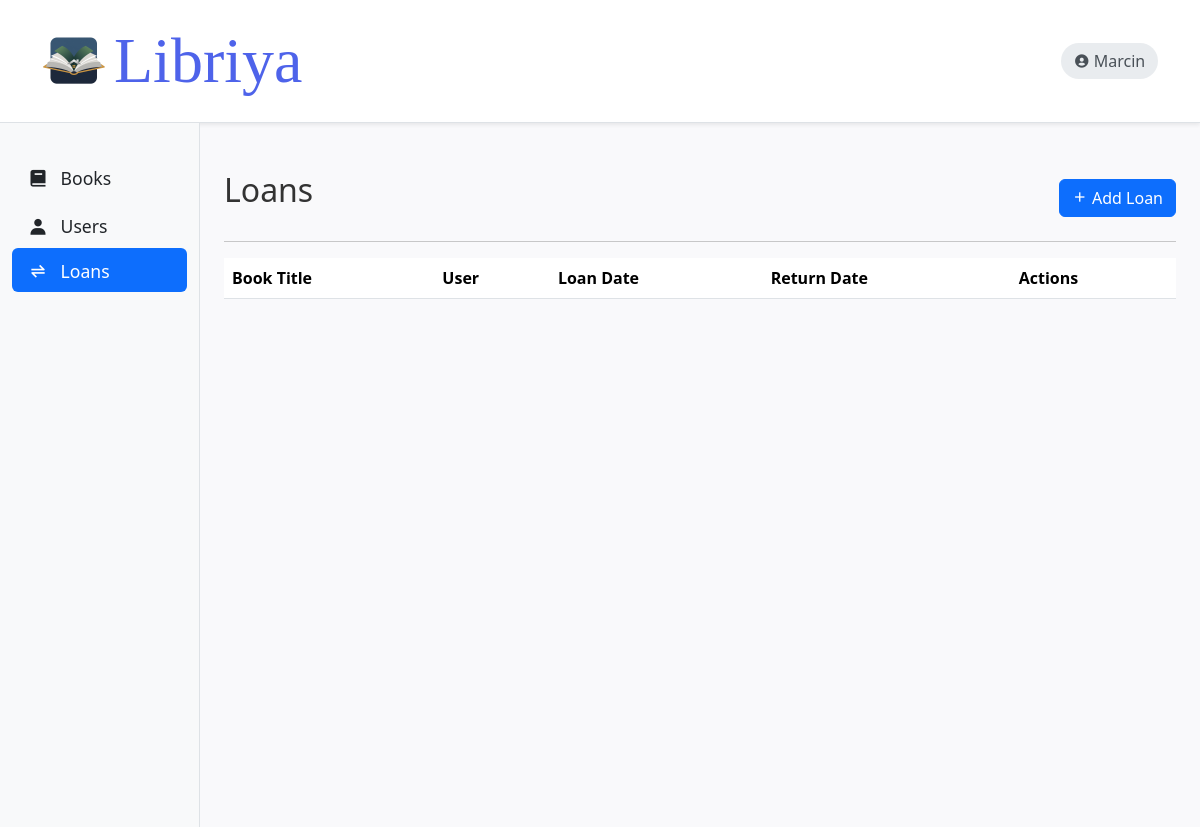
Page /loans/ on the earlier database version.
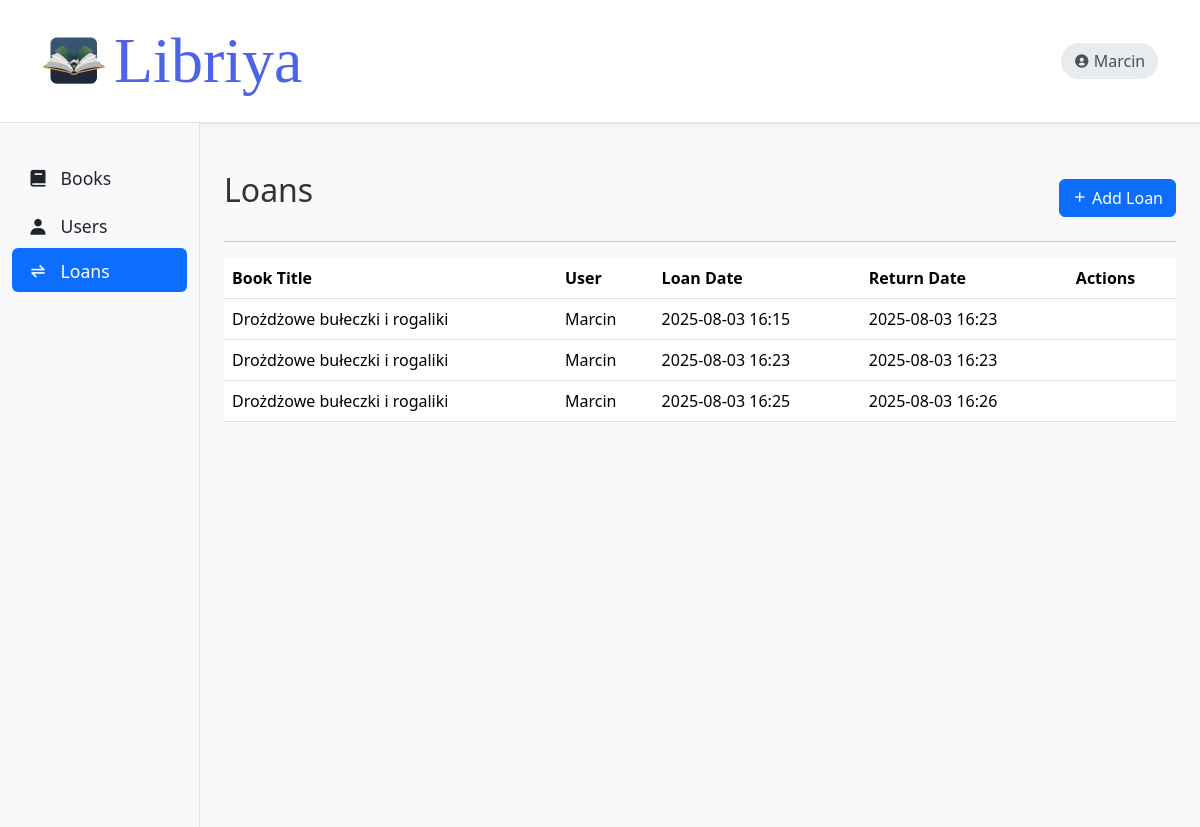
Same page on the later database version.
### app/models.py (models this page shows, shortened)
class User(db.Model):
    id = db.Column(db.Integer, primary_key=True)
    username = db.Column(db.String(50), unique=True,
                         nullable=False, index=True)
    email = db.Column(db.String(120), unique=True, nullable=False, index=True)
    password_hash = db.Column(db.String(128), nullable=False)

class Loan(db.Model):
    id = db.Column(db.Integer, primary_key=True)
    book_id = db.Column(db.Integer, db.ForeignKey('book.id'), nullable=False)
    user_id = db.Column(db.Integer, db.ForeignKey('user.id'), nullable=False)
    loan_date = db.Column(db.DateTime, default=db.func.current_timestamp())
    return_date = db.Column(db.DateTime)
    book = db.relationship('Book', backref='loans')
    user = db.relationship('User', backref='loans')

class Book(db.Model):
    id = db.Column(db.Integer, primary_key=True)
    isbn = db.Column(db.String(13), unique=True, nullable=False, index=True)
    title = db.Column(db.String(200), nullable=False, index=True)
    author_id = db.Column(db.Integer, db.ForeignKey(
        'author.id'), nullable=False)
    genre_id = db.Column(db.Integer, db.ForeignKey(
        'genre.id'), nullable=False)
    year = db.Column(db.Integer, nullable=False)
    cover = db.Column(db.String(200))
    is_available = db.Column(db.Boolean, default=True)

### app/routes.py (the view)
@bp.route("/loans/")
def loans():
    all_loans = Loan.query.all()
    return render_template("loans.html", loans=all_loans, active_page="loans", title="Loans")

### libriya.py (called while the page is built)
@app.context_processor
def inject_current_user():
    from app.models import User
    user = db.session.query(User).first()
    return dict(current_user=user)

### app/templates/loans.html (shortened to what this page needs)
{% extends "layout.html" %}
{% block content %}
<div class="container mt-5">
    <div class="d-flex justify-content-between align-items-center mb-3">
        <h2>Loans</h2>
        <a href="{{ url_for('main.loan_add') }}" class="btn btn-primary">
            <i class="bx bx-plus"></i> Add Loan
        </a>
    </div>
    <hr>
    <table class="table table-hover">
        <thead>
            <tr>
                <th>Book Title</th>
                <th>User</th>
                <th>Loan Date</th>
                <th>Return Date</th>
                <th>Actions</th>
            </tr>
        </thead>
        <tbody>
            {% for loan in loans %}
            <tr>
                <td>{{ loan.book.title }}</td>
                <td>{{ loan.user.username }}</td>
                <td>{{ loan.loan_date.strftime('%Y-%m-%d %H:%M') }}</td>
                <td>
                    {% if loan.return_date %}
                    {{ loan.return_date.strftime('%Y-%m-%d %H:%M') }}
                    {% else %}
                    <span class="badge bg-warning text-dark">On Loan</span>
                    {% endif %}
                </td>
                <td>
                </td>
            </tr>
            {% endfor %}
        </tbody>
    </table>
</div>
{% endblock %}

### app/templates/layout.html (shortened to what this page needs)
<!DOCTYPE html>
<html lang="en">
<head>
    <link href="https://cdn.jsdelivr.net/npm/bootstrap@5.3.3/dist/css/bootstrap.min.css" rel="stylesheet">
    <link href="https://unpkg.com/boxicons@2.1.4/css/boxicons.min.css" rel="stylesheet">
    <link rel="stylesheet" href="{{ url_for('static', filename='/css/style.css') }}">
</head>
<body>
    <nav class="navbar navbar-expand-lg navbar-light bg-white border-bottom shadow-sm">
        <div class="container">
            <a class="navbar-brand title-text d-flex align-items-center" href="/">
                <img src="{{ url_for('static', filename='/images/logo.png') }}" alt="Libriya" class="me-2"> Libriya
            </a>
            <div class="collapse navbar-collapse" id="navbarSupportedContent">
                <ul class="navbar-nav ms-auto mb-2 mb-lg-0 d-flex align-items-center">
                    <li class="nav-item">
                        <span class="navbar-text user-display d-flex align-items-center">
                            <i class='bx bxs-user-circle align-middle me-1'></i> {{ current_user.username }}
                        </span>
                    </li>
                </ul>
            </div>
        </div>
    </nav>
    <div class="container-fluid">
        <div class="row">
            <nav id="sidebarMenu" class="col-md-2 d-none d-md-block bg-light sidebar border-end">
                <div class="position-sticky pt-3">
                    <ul class="nav nav-pills flex-column">
                        <li class="nav-item mb-1">
                            <a class="nav-link {% if active_page == 'books' %}active {% else %}text-dark {% endif %}"
                                href="{{ url_for('main.home') }}">
                                <i class='bx bxs-book align-middle me-2'></i>
                                <span class="align-middle">Books</span>
                            </a>
                        </li>
                        <li class="nav-item">
                            <a class="nav-link {% if active_page == 'users' %}active {% else %}text-dark {% endif %}"
                                href="{{ url_for('main.users') }}">
                                <i class='bx bxs-user align-middle me-2'></i>
                                <span class=" align-middle">Users</span>
                            </a>
                        </li>
                        <li class="nav-item">
                            <a class="nav-link {% if active_page == 'loans' %}active {% else %}text-dark {% endif %}"
                                href="{{ url_for('main.loans') }}">
                                <i class='bx bx-transfer-alt align-middle me-2'></i>
                                <span class=" align-middle">Loans</span>
                            </a>
                        </li>
                    </ul>
                </div>
            </nav>
            <main class="col-md-10 ms-sm-auto">
                {% block content %}{% endblock %}
            </main>
        </div>
    </div>
</body>
</html>

### app/static/css/style.css (style rules this page uses)
body { background-color: #f9f9fb; font-family: 'Segoe UI', Tahoma, Geneva, Verdana, sans-serif; color: #333; }
.navbar-brand.title-text { font-family: "Cormorant Garamond", serif; font-optical-sizing: auto; font-weight: 400; font-style: normal; font-size: 64px; }
h2 { margin-bottom: 1rem; }
.navbar { background-color: #ffffff; border-bottom: 1px solid #e2e2e2; }
.navbar-brand { font-weight: bold; color: #4e63ea !important; font-size: 1.4rem; }
.btn { font-weight: 500; }
.table thead { background-color: #f1f3f5; }
.container img { width: 64px; height: 64px; }
.sidebar { position: -webkit-sticky; position: sticky; top: 0; height: calc(100vh - 96px); padding-top: 1rem; overflow-x: hidden; overflow-y: auto; }
.sidebar .nav-link { font-size: 1.1rem; }
.sidebar .nav-link .bx { font-size: 1.25rem; }
.user-display { padding: 0.4rem 0.8rem; border-radius: 50rem; background-color: #e9ecef; color: #495057; font-weight: 500; }

Differences in the rows shown:
added Loan: book "Drożdżowe bułeczki i rogaliki", user.username "Marcin", loan_date "2025-08-03 16:15", return_date "2025-08-03 16:23"
added Loan: book "Drożdżowe bułeczki i rogaliki", user.username "Marcin", loan_date "2025-08-03 16:23", return_date "2025-08-03 16:23"
added Loan: book "Drożdżowe bułeczki i rogaliki", user.username "Marcin", loan_date "2025-08-03 16:25", return_date "2025-08-03 16:26"
